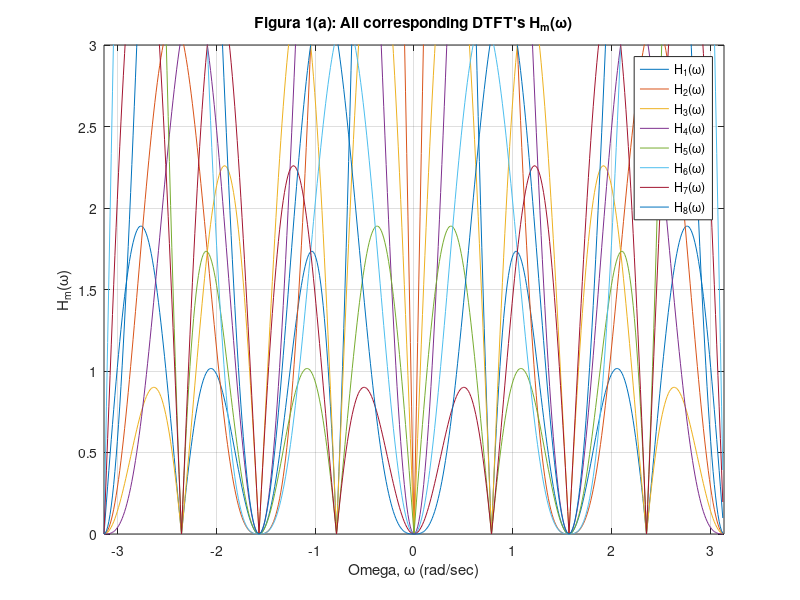
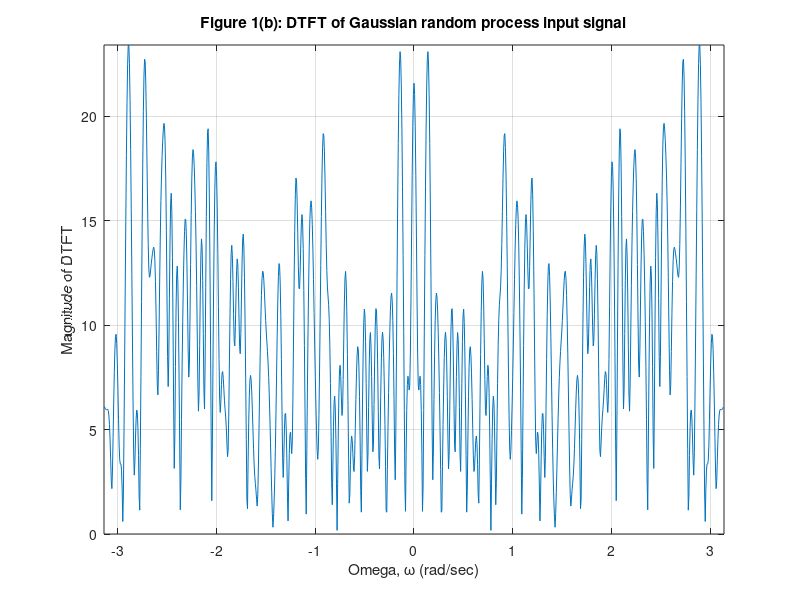
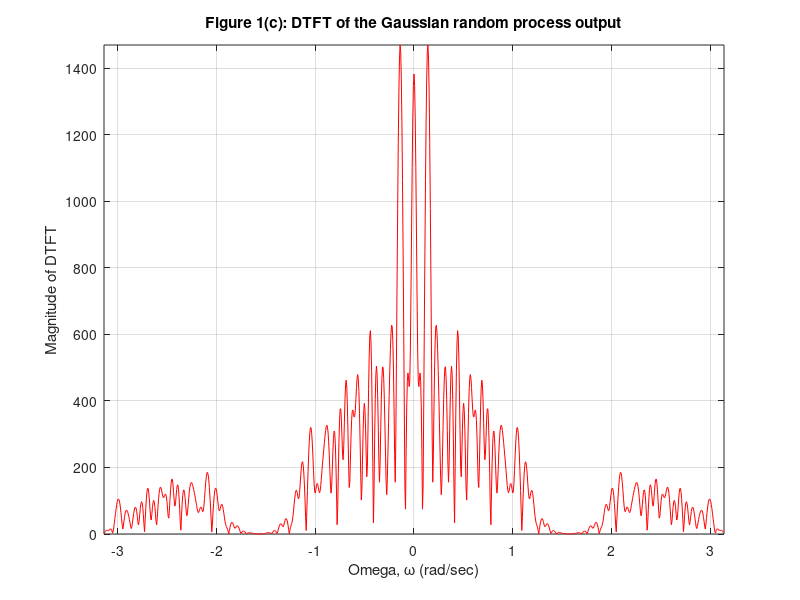
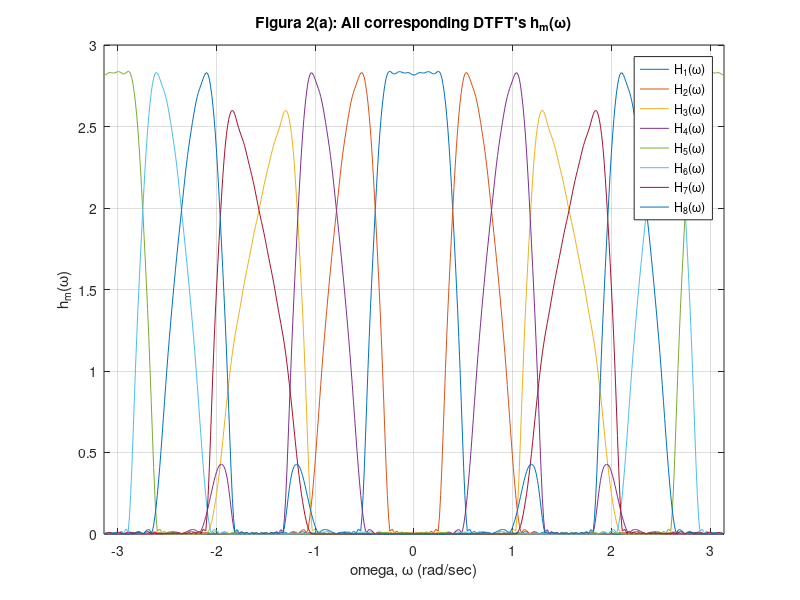

Recreate these plots in MATLAB, in order.
%-----------------------------%
%         Sean Hwang          %
% ECE 538 - MATLAB Project 2  %
%     Source Code File        %
%-----------------------------%

clc
clf 
clear all
close all 

% A) h_0 = {1/sqrt(2), 1/sqrt(2)} ,, h_1 = {1/sqrt(2), -1/sqrt(2)} 

% Setting up M=8 channel DFT filter bank 
M = 4; 
h0 = [1 1 1 1]; 
h1 = [1 -1 1 -1] ;
h2 = [ 1 1 -1 -1]; 
h3 = [1 -1 -1 1];  
h00 = [1 0 1] ; 
h10 = [1 0 -1] ; 
h000 = [1 0 0 0 1] ; 
h100 = [1 0 0 0 -1] ; 


H_temp = conv(h0, h00); 
H(1,:) = conv(H_temp, h000); G(1,:) = H(1, :); 
H(2,:) = conv(H_temp, h100); G(2,:) = -H(2, :); 

H_temp = conv(h0, h10);
H(3,:) = conv(H_temp, h000); G(3,:) = -H(3, :); 
H(4,:) = conv(H_temp, h100); G(4,:) = H(4, :); 

H_temp = conv(h1, h00);
H(5,:) = conv(H_temp, h000); G(5,:) = -H(5, :); 
H(6,:) = conv(H_temp, h100); G(6,:) = H(6, :); 

H_temp = conv(h1, h10);
H(7,:) = conv(H_temp, h000); G(7,:) = H(7, :); 
H(8,:) = conv(H_temp, h100); G(8,:) = -H(8, :); 

% i) All corresponding DTFT's H_m(w) 

h_m(1,:)=abs(fftshift(fft(H(1,:),512)));
h_m(2,:)=abs(fftshift(fft(H(2,:),512)));
h_m(3,:)=abs(fftshift(fft(H(3,:),512)));
h_m(4,:)=abs(fftshift(fft(H(4,:),512)));
h_m(5,:)=abs(fftshift(fft(H(5,:),512)));
h_m(6,:)=abs(fftshift(fft(H(6,:),512)));
h_m(7,:)=abs(fftshift(fft(H(7,:),512)));
h_m(8,:)=abs(fftshift(fft(H(8,:),512)));

domega = 2 * pi / 512; 
omega = -pi:domega:pi-domega; 

figure(1) %Figure 1(a)  
plot(omega, h_m(1,:), ... 
     omega, h_m(2,:), ... 
     omega, h_m(3,:), ... 
     omega, h_m(4,:), ... 
     omega, h_m(5,:), ... 
     omega, h_m(6,:), ... 
     omega, h_m(7,:), ... 
     omega, h_m(8,:)); 
axis([-pi pi 0 3]); 
title('Figura 1(a): All corresponding DTFT''s H_m(\omega)')
ylabel('H_m(\omega)'); 
xlabel('Omega, \omega (rad/sec)');
legend('H_1(\omega)', 'H_2(\omega)', ...
       'H_3(\omega)', 'H_4(\omega)', ...
       'H_5(\omega)', 'H_6(\omega)', ...
       'H_7(\omega)', 'H_8(\omega)'); 
grid on

%ii) 8x8 matrix HH^H 

table1 = H*H'; 
table1 = round(table1)

%iii) DTFT of the Gaussian random process input signal 

x = randn(1,128); 

for m = 1:M
    W(m,:) = conv(x,H(m,:));
    X(m,:) = W(m,1:M:length(W(m,:)));
end

for m = 1:M
    Z(m,:) = zeros(1,M*length(X(m,:)));
    Z(m,1:M:length(Z(m,:))) = X(m,:);
    Y(m,:) = conv(Z(m,:),G(m,:));
end

y = zeros(1,length(Y(1,:)));

for m = 1:M
    y = y+Y(m,:);
end

domega = 2*pi/1024;
omega = -pi:domega:pi-domega;

yf1 = abs(fftshift(fft(x,1024)));
yf2 = abs(fftshift(fft(y,1024)));

figure(2) %Figure 1(b) 
plot(omega, yf1)
axis([-pi pi 0 max(yf1)]) 
xlabel('Omega, \omega (rad/sec)');
ylabel('Magnitude of DTFT') 
title('Figure 1(b): DTFT of Gaussian random process input signal') 
grid on 

%iv) DTFT of the corresponding output of the filter 

figure(3) %Figure 1(c) 
plot(omega, yf2, 'r')
axis([-pi pi 0 max(yf2)]) 
xlabel('Omega, \omega (rad/sec)');
ylabel('Magnitude of DTFT') 
title('Figure 1(c): DTFT of the Gaussian random process output') 
grid on 


% B) h_0 = h ,, h_1 = (-1)^n * h_0 ,, beta = 0.35 

N = 16; 
beta = 0.35; 
n = -N:(N-1);
n = n+0.5;

h = 2 * beta * cos((1+beta)*pi*n/2)./(pi*(1-4*beta^2*n.^2));
h = h + sin((1-beta)*pi*n/2)./(pi*(n-4*beta^2*n.^3));
h = h * sqrt(2); 

h0 = h;
h1 = (-1).^(0:(length(n)-1)).*h; 
h00 = zeros(1,2*length(h)); 
h10 = h00;
h00(1,1:2:length(h00)) = h0;
h10(1,1:2:length(h10)) = h1;
h000 = zeros(1,4*length(h)); 
h100 = h000;
h000(1,1:4:length(h000)) = h0;
h100(1,1:4:length(h100)) = h1; 

H_tempB = conv(h0, h00); 
H_B(1,:) = conv(H_tempB, h000); G_B(1,:) = H_B(1, :); 
H_B(2,:) = conv(H_tempB, h100); G_B(2,:) = -H_B(2, :); 

H_tempB = conv(h0, h10);
H_B(3,:) = conv(H_tempB, h000); G_B(3,:) = -H_B(3, :); 
H_B(4,:) = conv(H_tempB, h100); G_B(4,:) = H_B(4, :); 

H_tempB = conv(h1, h00);
H_B(5,:) = conv(H_tempB, h000); G_B(5,:) = -H_B(5, :); 
H_B(6,:) = conv(H_tempB, h100); G_B(6,:) = H_B(6, :); 

H_tempB = conv(h1, h10);
H_B(7,:) = conv(H_tempB, h000); G_B(7,:) = H_B(7, :); 
H_B(8,:) = conv(H_tempB, h100); G_B(8,:) = -H_B(8, :); 

% i) All corresponding DTFT's h_mB(w) 

h_mB(1,:)=abs(fftshift(fft(H_B(1,:),512)));
h_mB(2,:)=abs(fftshift(fft(H_B(2,:),512)));
h_mB(3,:)=abs(fftshift(fft(H_B(3,:),512)));
h_mB(4,:)=abs(fftshift(fft(H_B(4,:),512)));
h_mB(5,:)=abs(fftshift(fft(H_B(5,:),512)));
h_mB(6,:)=abs(fftshift(fft(H_B(6,:),512)));
h_mB(7,:)=abs(fftshift(fft(H_B(7,:),512)));
h_mB(8,:)=abs(fftshift(fft(H_B(8,:),512))); 

domega_B = 2 * pi / 512; 
omega_B = -pi:domega_B:pi-domega_B; 

figure(4) %Figure 2(a)  
plot(omega_B, h_mB(1,:), ... 
     omega_B, h_mB(2,:), ... 
     omega_B, h_mB(3,:), ... 
     omega_B, h_mB(4,:), ... 
     omega_B, h_mB(5,:), ... 
     omega_B, h_mB(6,:), ... 
     omega_B, h_mB(7,:), ... 
     omega_B, h_mB(8,:)); 
axis([-pi pi 0 3]); 
title('Figura 2(a): All corresponding DTFT''s h_m(\omega)')
ylabel('h_m(\omega)'); 
xlabel('omega, \omega (rad/sec)');
legend('H_1(\omega)', 'H_2(\omega)', ...
       'H_3(\omega)', 'H_4(\omega)', ...
       'H_5(\omega)', 'H_6(\omega)', ...
       'H_7(\omega)', 'H_8(\omega)'); 
grid on

%ii) 8x8 matrix HH^H 
table2 = H_B*H_B'

%iii) DTFT of the Gaussian random process input signal 
for m = 1:M
    W_B(m,:) = conv(x,H_B(m,:));
    X_B(m,:) = W_B(m,1:M:length(W_B(m,:)));
end
for m = 1:M
    Z_B(m,:) = zeros(1,M*length(X_B(m,:)));
    Z_B(m,1:M:length(Z_B(m,:))) = X_B(m,:);
    Y_B(m,:) = conv(Z_B(m,:),G_B(m,:));
end

y_B = zeros(1,length(Y_B(1,:)));

for m = 1:M
    y_B = y_B + Y_B(m,:);
end

domega_B = 2*pi/1024;
omega_B = -pi:domega_B:pi-domega_B;

yf1_B = abs(fftshift(fft(x,1024)));
yf2_B = M*abs(fftshift(fft(y_B,1024)));

figure(5);
plot(omega_B,yf1_B)
axis([-pi pi 0 max(yf1_B)])
xlabel('Omega, \omega (rad/sec)');
ylabel('Magnitude of DTFT') 
title('Figure 2(b): DTFT of Gaussian random process input signal') 
grid on 

%iv) DTFT of the corresponding output of the filter 
figure(6);
plot(omega_B,yf2_B)
axis([-pi pi 0 max(yf2_B)])
xlabel('Omega, \omega (rad/sec)');
ylabel('Magnitude of DTFT') 
title('Figure 2(c): DTFT of the Gaussian random process output') 
grid on 


% C) h_0 = h ,, h_1 = (-1)^n * h_0 ,, beta = 0.1 

N = 24; 
beta = 0.1; 
n = -N:(N-1);
n = n+0.5;

h = 2 * beta * cos((1+beta)*pi*n/2)./(pi*(1-4*beta^2*n.^2));
h = h + sin((1-beta)*pi*n/2)./(pi*(n-4*beta^2*n.^3));
h = h * sqrt(2); 

h0 = h;
h1 = (-1).^(0:(length(n)-1)).*h; 
h00 = zeros(1,2*length(h)); 
h10 = h00;
h00(1,1:2:length(h00)) = h0;
h10(1,1:2:length(h10)) = h1;
h000 = zeros(1,4*length(h)); 
h100 = h000;
h000(1,1:4:length(h000)) = h0;
h100(1,1:4:length(h100)) = h1; 

H_tempB = conv(h0, h00); 
H_C(1,:) = conv(H_tempB, h000); G_C(1,:) = H_C(1, :); 
H_C(2,:) = conv(H_tempB, h100); G_C(2,:) = -H_C(2, :); 

H_tempB = conv(h0, h10);
H_C(3,:) = conv(H_tempB, h000); G_C(3,:) = -H_C(3, :); 
H_C(4,:) = conv(H_tempB, h100); G_C(4,:) = H_C(4, :); 

H_tempB = conv(h1, h00);
H_C(5,:) = conv(H_tempB, h000); G_C(5,:) = -H_C(5, :); 
H_C(6,:) = conv(H_tempB, h100); G_C(6,:) = H_C(6, :); 

H_tempB = conv(h1, h10);
H_C(7,:) = conv(H_tempB, h000); G_C(7,:) = H_C(7, :); 
H_C(8,:) = conv(H_tempB, h100); G_C(8,:) = -H_C(8, :); 

% i) All corresponding DTFT's h_mB(w) 

h_mB(1,:)=abs(fftshift(fft(H_C(1,:),512)));
h_mB(2,:)=abs(fftshift(fft(H_C(2,:),512)));
h_mB(3,:)=abs(fftshift(fft(H_C(3,:),512)));
h_mB(4,:)=abs(fftshift(fft(H_C(4,:),512)));
h_mB(5,:)=abs(fftshift(fft(H_C(5,:),512)));
h_mB(6,:)=abs(fftshift(fft(H_C(6,:),512)));
h_mB(7,:)=abs(fftshift(fft(H_C(7,:),512)));
h_mB(8,:)=abs(fftshift(fft(H_C(8,:),512))); 

domega_C = 2 * pi / 512; 
omega_C = -pi:domega_C:pi-domega_C; 

figure(7) %Figure 3(a)  
plot(omega_C, h_mB(1,:), ... 
     omega_C, h_mB(2,:), ... 
     omega_C, h_mB(3,:), ... 
     omega_C, h_mB(4,:), ... 
     omega_C, h_mB(5,:), ... 
     omega_C, h_mB(6,:), ... 
     omega_C, h_mB(7,:), ... 
     omega_C, h_mB(8,:)); 
axis([-pi pi 0 3]); 
title('Figura 3(a): All corresponding DTFT''s h_m(\omega)')
ylabel('h_m(\omega)'); 
xlabel('omega, \omega (rad/sec)');
legend('H_1(\omega)', 'H_2(\omega)', ...
       'H_3(\omega)', 'H_4(\omega)', ...
       'H_5(\omega)', 'H_6(\omega)', ...
       'H_7(\omega)', 'H_8(\omega)'); 
grid on

%ii) 8x8 matrix HH^H 
table3 = H_C*H_C'

%iii) DTFT of the Gaussian random process input signal 
for m = 1:M
    W_C(m,:) = conv(x,H_C(m,:));
    X_C(m,:) = W_C(m,1:M:length(W_C(m,:)));
end
for m = 1:M
    Z_C(m,:) = zeros(1,M*length(X_C(m,:)));
    Z_C(m,1:M:length(Z_C(m,:))) = X_C(m,:);
    Y_C(m,:) = conv(Z_C(m,:),G_C(m,:));
end

y_C = zeros(1,length(Y_C(1,:)));

for m = 1:M
    y_C = y_C + Y_C(m,:);
end

domega_C = 2*pi/1024;
omega_C = -pi:domega_C:pi-domega_C;

yf1_C = abs(fftshift(fft(x,1024)));
yf2_C = M*abs(fftshift(fft(y_C,1024)));

figure(8);
plot(omega_C,yf1_C)
axis([-pi pi 0 max(yf1_C)])
xlabel('Omega, \omega (rad/sec)');
ylabel('Magnitude of DTFT') 
title('Figure 3(b): DTFT of Gaussian random process input signal') 
grid on 

%iv) DTFT of the corresponding output of the filter 
figure(9);
plot(omega_C,yf2_C)
axis([-pi pi 0 max(yf2_C)])
xlabel('Omega, \omega (rad/sec)');
ylabel('Magnitude of DTFT') 
title('Figure 3(c): DTFT of the Gaussian random process output') 
grid on 

